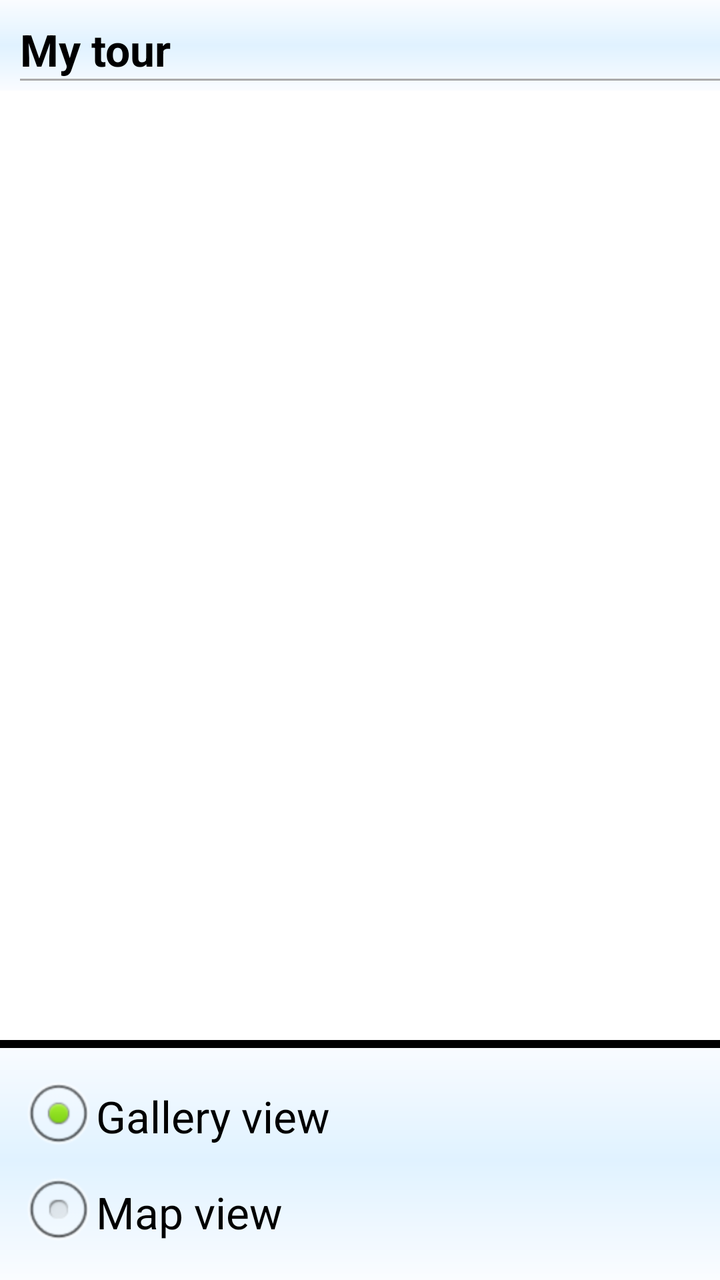
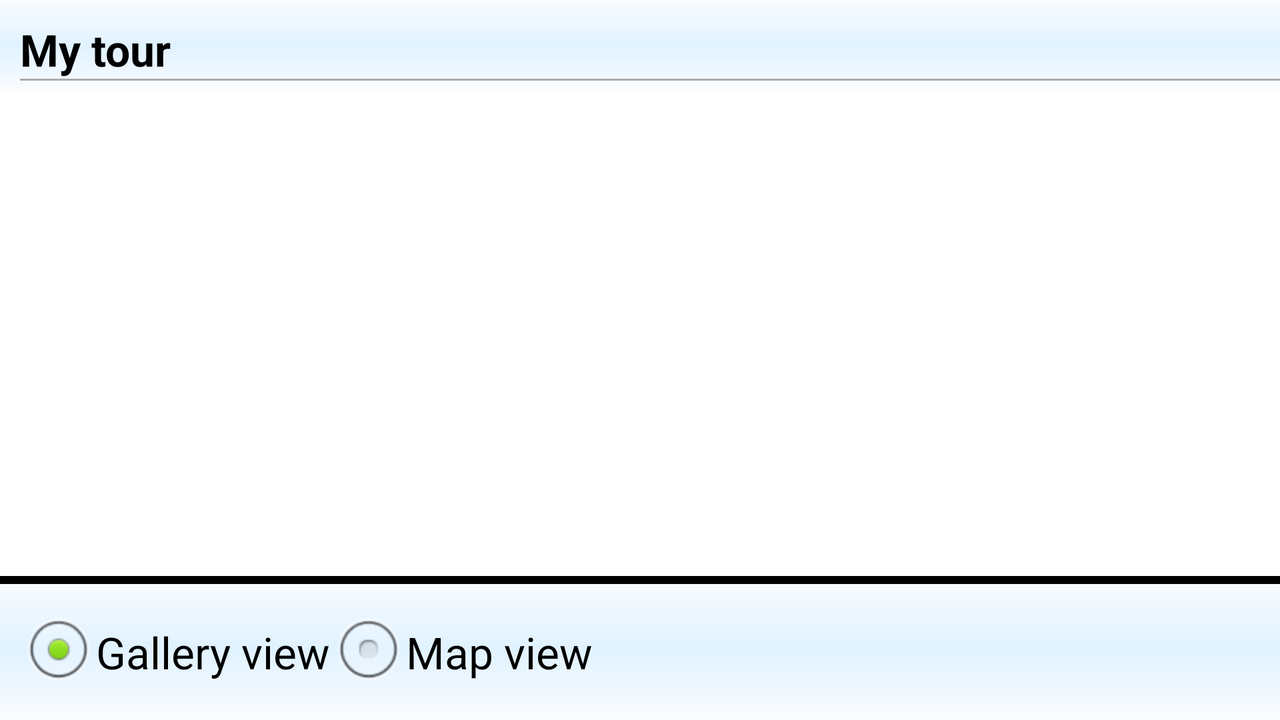

First picture: res/layout/ on a phone held upright. Second picture: the repository's own variant of that layout, on a device whose configuration matches the variant's folder. Source for both follows.
<!-- AndroidManifest.xml: application theme AppTheme -->
<!-- res/layout/tour_fragment.xml -->
<?xml version="1.0" encoding="utf-8"?>
<RelativeLayout xmlns:android="http://schemas.android.com/apk/res/android"
    android:id="@+id/sites_fragment"    
    android:layout_width="match_parent"
    android:layout_height="match_parent" >

    <LinearLayout
        android:id="@+id/site_controls"
        android:layout_width="match_parent"
        android:layout_height="wrap_content"
        android:layout_alignParentBottom="true"
        android:background="@drawable/grey_background"
        android:orientation="vertical" >

        <View
            android:layout_width="match_parent"
            android:layout_height="4dp"
            android:background="@android:color/black" />

        <LinearLayout
            android:layout_width="match_parent"
            android:layout_height="wrap_content"
            android:paddingTop="10dp"
            android:orientation="horizontal" >
			<RadioGroup
			    android:id="@+id/radioGroup1"
			    android:layout_width="wrap_content"
			    android:layout_height="wrap_content"
			    android:layout_alignParentBottom="true"
			    android:layout_alignParentLeft="true"
			    android:layout_marginBottom="10dp"
			    android:layout_marginLeft="10dp" >
			
			    <RadioButton
			        android:id="@+id/radioListView"
			        android:layout_width="wrap_content"
			        android:layout_height="wrap_content"
			        android:checked="true"
					android:textAppearance="?android:attr/textAppearanceLarge"
			        android:text="@string/gallery_view" />
			
			    <RadioButton
			        android:id="@+id/radioMapView"
			        android:text="@string/map_view"
					android:textAppearance="?android:attr/textAppearanceLarge"			        
					android:layout_width="wrap_content"
			        android:layout_height="wrap_content" />
			
			</RadioGroup>        
		</LinearLayout>
    </LinearLayout>

    <LinearLayout
        android:id="@+id/title"
        android:layout_width="match_parent"
        android:layout_height="wrap_content"
        android:layout_alignParentTop="true"
        android:paddingLeft="10dp"
        android:paddingTop="10dp"
        android:paddingBottom="5dp"
        android:background="@drawable/grey_background"
        android:orientation="vertical" >

        <TextView
            android:layout_width="wrap_content"
            android:layout_height="wrap_content"
            android:text="@string/my_tour"
            android:textStyle="bold"
            android:textAppearance="?android:attr/textAppearanceLarge" />

        <View
            android:layout_width="match_parent"
            android:layout_height="1dp"
            android:background="@android:color/darker_gray" />
    </LinearLayout>

    <LinearLayout
        android:id="@+id/view_container"
        android:layout_width="match_parent"
        android:layout_height="match_parent"
        android:layout_above="@+id/site_controls"
       android:layout_below="@+id/title"
        android:orientation="vertical" >
    </LinearLayout>

</RelativeLayout>
<!-- resources referenced by this layout -->
<resources>
  <!-- drawable grey_background (drawable) -->
  <?xml version="1.0" encoding="utf-8"?>
  <shape xmlns:android="http://schemas.android.com/apk/res/android" >
  	<gradient 
  		android:startColor="#FAFCFF" 
  	    android:centerColor="#E0F2FF"
  	    android:endColor="#FAFCFF"
  	    android:angle="270"
  	/>   
  
  </shape>
  <string name="gallery_view">Gallery view</string>
  <string name="map_view">Map view</string>
  <string name="my_tour">My tour</string>
  <style name="AppTheme" parent="AppBaseTheme">
          
      </style>
  <style name="AppBaseTheme" parent="android:Theme.Light">
          
      </style>
</resources>
<!-- res/layout-land/tour_fragment.xml (the repository's variant of the layout above) -->
<!-- drawn on the phone turned sideways -->
<?xml version="1.0" encoding="utf-8"?>
<RelativeLayout xmlns:android="http://schemas.android.com/apk/res/android"
    android:id="@+id/sites_fragment"    
    android:layout_width="match_parent"
    android:layout_height="match_parent" >

    <LinearLayout
        android:id="@+id/site_controls"
        android:layout_width="match_parent"
        android:layout_height="wrap_content"
        android:layout_alignParentBottom="true"
        android:background="@drawable/grey_background"
        android:orientation="vertical" >

        <View
            android:layout_width="match_parent"
            android:layout_height="4dp"
            android:background="@android:color/black" />

        <LinearLayout
            android:layout_width="match_parent"
            android:layout_height="wrap_content"
            android:paddingTop="10dp"
            android:orientation="horizontal" >
			<RadioGroup
			    android:id="@+id/radioGroup1"
			    android:layout_width="wrap_content"
			    android:layout_height="wrap_content"
			    android:orientation="horizontal"
			    android:layout_alignParentBottom="true"
			    android:layout_alignParentLeft="true"
			    android:layout_marginBottom="10dp"
			    android:layout_marginLeft="10dp" >
			
			    <RadioButton
			        android:id="@+id/radioListView"
			        android:layout_width="wrap_content"
			        android:layout_height="wrap_content"
			        android:checked="true"
					android:textAppearance="?android:attr/textAppearanceLarge"
			        android:text="@string/gallery_view" />
			
			    <RadioButton
			        android:id="@+id/radioMapView"
			        android:text="@string/map_view"
					android:textAppearance="?android:attr/textAppearanceLarge"			        
					android:layout_width="wrap_content"
			        android:layout_height="wrap_content" />
			
			</RadioGroup>        
		</LinearLayout>
    </LinearLayout>

    <LinearLayout
        android:id="@+id/title"
        android:layout_width="match_parent"
        android:layout_height="wrap_content"
        android:layout_alignParentTop="true"
        android:paddingLeft="10dp"
        android:paddingTop="10dp"
        android:paddingBottom="5dp"
        android:background="@drawable/grey_background"
        android:orientation="vertical" >

        <TextView
            android:layout_width="wrap_content"
            android:layout_height="wrap_content"
            android:text="@string/my_tour"
            android:textStyle="bold"
            android:textAppearance="?android:attr/textAppearanceLarge" />

        <View
            android:layout_width="match_parent"
            android:layout_height="1dp"
            android:background="@android:color/darker_gray" />
    </LinearLayout>

    <LinearLayout
        android:id="@+id/view_container"
        android:layout_width="match_parent"
        android:layout_height="match_parent"
        android:layout_above="@+id/site_controls"
       android:layout_below="@+id/title"
        android:orientation="vertical" >
    </LinearLayout>

</RelativeLayout>
